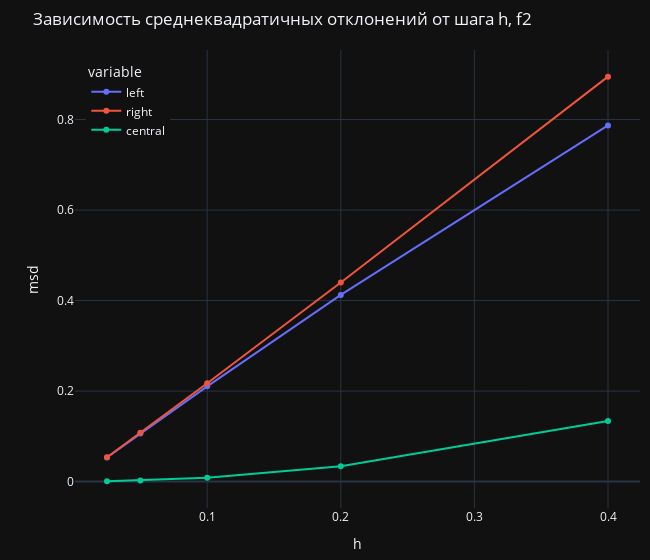

Notebook code cell kept with this figure:
### Code cell
x = msds_f2['h']

fig = px.line(msds_f2.melt(id_vars='h'), x='h', y='value', color='variable',
              markers='o',
              labels={
                'h': 'h',
                'value': 'msd'
              },
              title='Зависимость среднеквадратичных отклонений от шага h, f2',
              template=theme,
              width=650)
fig.update_layout(margin=dict(l=75, r=10, t=50, b=10),
                  legend=dict(x=0.02, y=0.98),
                  hovermode='x unified')
fig.show()

### Figure 1 — Plotly figure (JSON) as saved in the notebook; plotly's stock layout.template omitted (floating-point values rounded to 4 significant figures)
{"data": [{"hovertemplate": "variable=left<br>h=%{x}<br>msd=%{y}<extra></extra>", "legendgroup": "left", "line": {"color": "#636efa", "dash": "solid"}, "marker": {"symbol": "circle"}, "mode": "lines+markers", "name": "left", "orientation": "v", "showlegend": true, "type": "scatter", "x": [0.4, 0.2, 0.1, 0.05, 0.025], "xaxis": "x", "y": [0.787, 0.4125, 0.2104, 0.1062, 0.0533], "yaxis": "y"}, {"hovertemplate": "variable=right<br>h=%{x}<br>msd=%{y}<extra></extra>", "legendgroup": "right", "line": {"color": "#EF553B", "dash": "solid"}, "marker": {"symbol": "circle"}, "mode": "lines+markers", "name": "right", "orientation": "v", "showlegend": true, "type": "scatter", "x": [0.4, 0.2, 0.1, 0.05, 0.025], "xaxis": "x", "y": [0.8948, 0.4399, 0.2173, 0.1079, 0.05373], "yaxis": "y"}, {"hovertemplate": "variable=central<br>h=%{x}<br>msd=%{y}<extra></extra>", "legendgroup": "central", "line": {"color": "#00cc96", "dash": "solid"}, "marker": {"symbol": "circle"}, "mode": "lines+markers", "name": "central", "orientation": "v", "showlegend": true, "type": "scatter", "x": [0.4, 0.2, 0.1, 0.05, 0.025], "xaxis": "x", "y": [0.1337, 0.03401, 0.008539, 0.002137, 0.0005344], "yaxis": "y"}], "layout": {"hovermode": "x unified", "legend": {"title": {"text": "variable"}, "tracegroupgap": 0, "x": 0.02, "y": 0.98}, "margin": {"b": 10, "l": 75, "r": 10, "t": 50}, "title": {"text": "Зависимость среднеквадратичных отклонений от шага h, f2"}, "width": 650, "xaxis": {"anchor": "y", "domain": [0, 1], "title": {"text": "h"}}, "yaxis": {"anchor": "x", "domain": [0, 1], "title": {"text": "msd"}}}}
